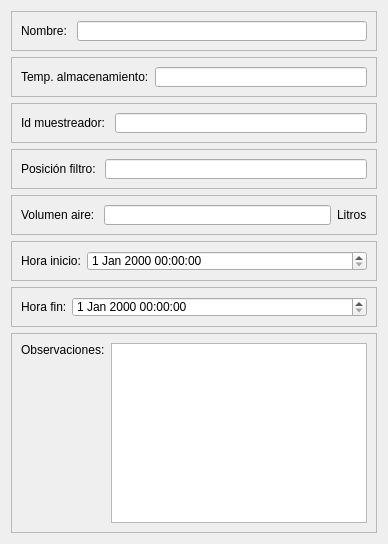
         <widget class="QWidget" name="tab_7">
          <attribute name="title">
           <string>Filtro</string>
          </attribute>
          <layout class="QVBoxLayout" name="verticalLayout_12">
           <item>
            <widget class="QFrame" name="frame_39">
             <property name="minimumSize">
              <size>
               <width>0</width>
               <height>0</height>
              </size>
             </property>
             <property name="maximumSize">
              <size>
               <width>16777215</width>
               <height>40</height>
              </size>
             </property>
             <property name="frameShape">
              <enum>QFrame::StyledPanel</enum>
             </property>
             <property name="frameShadow">
              <enum>QFrame::Raised</enum>
             </property>
             <layout class="QHBoxLayout" name="horizontalLayout_50">
              <item>
               <widget class="QLabel" name="label_24">
                <property name="text">
                 <string>Nombre: </string>
                </property>
               </widget>
              </item>
              <item>
               <widget class="QLineEdit" name="txtNombreFiltroAn"/>
              </item>
             </layout>
            </widget>
           </item>
           <item>
            <widget class="QFrame" name="frame_40">
             <property name="minimumSize">
              <size>
               <width>0</width>
               <height>0</height>
              </size>
             </property>
             <property name="maximumSize">
              <size>
               <width>16777215</width>
               <height>40</height>
              </size>
             </property>
             <property name="frameShape">
              <enum>QFrame::StyledPanel</enum>
             </property>
             <property name="frameShadow">
              <enum>QFrame::Raised</enum>
             </property>
             <layout class="QHBoxLayout" name="horizontalLayout_51">
              <item>
               <widget class="QLabel" name="label_22">
                <property name="text">
                 <string>Temp. almacenamiento:</string>
                </property>
               </widget>
              </item>
              <item>
               <widget class="QLineEdit" name="txtTempAlmacenamiento"/>
              </item>
             </layout>
            </widget>
           </item>
           <item>
            <widget class="QFrame" name="frame_41">
             <property name="minimumSize">
              <size>
               <width>0</width>
               <height>0</height>
              </size>
             </property>
             <property name="maximumSize">
              <size>
               <width>16777215</width>
               <height>40</height>
              </size>
             </property>
             <property name="frameShape">
              <enum>QFrame::StyledPanel</enum>
             </property>
             <property name="frameShadow">
              <enum>QFrame::Raised</enum>
             </property>
             <layout class="QHBoxLayout" name="horizontalLayout_52">
              <item>
               <widget class="QLabel" name="label_46">
                <property name="text">
                 <string>Id muestreador: </string>
                </property>
               </widget>
              </item>
              <item>
               <widget class="QLineEdit" name="txtIdMuestreador_2"/>
              </item>
             </layout>
            </widget>
           </item>
           <item>
            <widget class="QFrame" name="frame_42">
             <property name="minimumSize">
              <size>
               <width>0</width>
               <height>0</height>
              </size>
             </property>
             <property name="maximumSize">
              <size>
               <width>16777215</width>
               <height>40</height>
              </size>
             </property>
             <property name="frameShape">
              <enum>QFrame::StyledPanel</enum>
             </property>
             <property name="frameShadow">
              <enum>QFrame::Raised</enum>
             </property>
             <layout class="QHBoxLayout" name="horizontalLayout_53">
              <item>
               <widget class="QLabel" name="label_47">
                <property name="text">
                 <string>Posición filtro: </string>
                </property>
               </widget>
              </item>
              <item>
               <widget class="QLineEdit" name="txtPosicionFiltro"/>
              </item>
             </layout>
            </widget>
           </item>
           <item>
            <widget class="QFrame" name="frame_43">
             <property name="minimumSize">
              <size>
               <width>0</width>
               <height>0</height>
              </size>
             </property>
             <property name="maximumSize">
              <size>
               <width>16777215</width>
               <height>40</height>
              </size>
             </property>
             <property name="frameShape">
              <enum>QFrame::StyledPanel</enum>
             </property>
             <property name="frameShadow">
              <enum>QFrame::Raised</enum>
             </property>
             <layout class="QHBoxLayout" name="horizontalLayout_54">
              <item>
               <widget class="QLabel" name="label_48">
                <property name="text">
                 <string>Volumen aire: </string>
                </property>
               </widget>
              </item>
              <item>
               <widget class="QLineEdit" name="txtVolAire"/>
              </item>
              <item>
               <widget class="QLabel" name="label_49">
                <property name="minimumSize">
                 <size>
                  <width>30</width>
                  <height>0</height>
                 </size>
                </property>
                <property name="maximumSize">
                 <size>
                  <width>20</width>
                  <height>16777215</height>
                 </size>
                </property>
                <property name="text">
                 <string>Litros</string>
                </property>
               </widget>
              </item>
             </layout>
            </widget>
           </item>
           <item>
            <widget class="QFrame" name="frame_44">
             <property name="minimumSize">
              <size>
               <width>0</width>
               <height>0</height>
              </size>
             </property>
             <property name="maximumSize">
              <size>
               <width>16777215</width>
               <height>40</height>
              </size>
             </property>
             <property name="frameShape">
              <enum>QFrame::StyledPanel</enum>
             </property>
             <property name="frameShadow">
              <enum>QFrame::Raised</enum>
             </property>
             <layout class="QHBoxLayout" name="horizontalLayout_55">
              <item>
               <widget class="QLabel" name="label_50">
                <property name="maximumSize">
                 <size>
                  <width>60</width>
                  <height>16777215</height>
                 </size>
                </property>
                <property name="text">
                 <string>Hora inicio:</string>
                </property>
               </widget>
              </item>
              <item>
               <widget class="QDateTimeEdit" name="txtHoraInicio_2"/>
              </item>
             </layout>
            </widget>
           </item>
           <item>
            <widget class="QFrame" name="frame_45">
             <property name="minimumSize">
              <size>
               <width>0</width>
               <height>0</height>
              </size>
             </property>
             <property name="maximumSize">
              <size>
               <width>16777215</width>
               <height>40</height>
              </size>
             </property>
             <property name="frameShape">
              <enum>QFrame::StyledPanel</enum>
             </property>
             <property name="frameShadow">
              <enum>QFrame::Raised</enum>
             </property>
             <layout class="QHBoxLayout" name="horizontalLayout_56">
              <item>
               <widget class="QLabel" name="label_51">
                <property name="maximumSize">
                 <size>
                  <width>45</width>
                  <height>16777215</height>
                 </size>
                </property>
                <property name="text">
                 <string>Hora fin:</string>
                </property>
               </widget>
              </item>
              <item>
               <widget class="QDateTimeEdit" name="txtHoraFin_2"/>
              </item>
             </layout>
            </widget>
           </item>
           <item>
            <widget class="QFrame" name="frame_46">
             <property name="minimumSize">
              <size>
               <width>0</width>
               <height>181</height>
              </size>
             </property>
             <property name="maximumSize">
              <size>
               <width>16777215</width>
               <height>200</height>
              </size>
             </property>
             <property name="frameShape">
              <enum>QFrame::StyledPanel</enum>
             </property>
             <property name="frameShadow">
              <enum>QFrame::Raised</enum>
             </property>
             <layout class="QHBoxLayout" name="horizontalLayout_57">
              <property name="topMargin">
               <number>9</number>
              </property>
              <item alignment="Qt::AlignTop">
               <widget class="QLabel" name="label_52">
                <property name="text">
                 <string>Observaciones:</string>
                </property>
               </widget>
              </item>
              <item>
               <widget class="QPlainTextEdit" name="txtObserv">
                <property name="minimumSize">
                 <size>
                  <width>0</width>
                  <height>169</height>
                 </size>
                </property>
               </widget>
              </item>
             </layout>
            </widget>
           </item>
          </layout>
         </widget>
